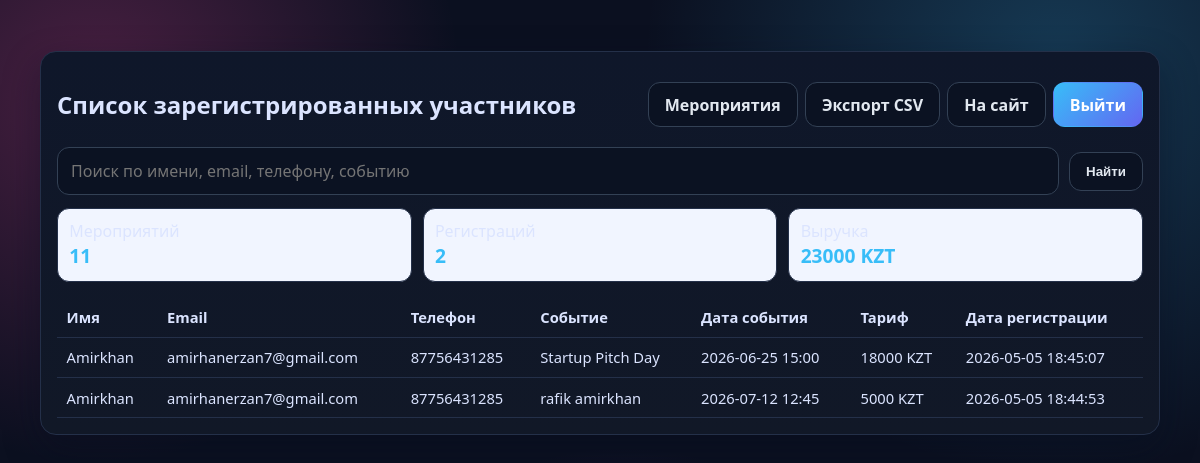
Screenshot of /admin/registrations (signed in) with the database file from the repository.
### tables this page shows
CREATE TABLE registrations (
            id INTEGER PRIMARY KEY AUTOINCREMENT,
            event_id INTEGER NOT NULL,
            name TEXT NOT NULL,
            phone TEXT NOT NULL,
            email TEXT NOT NULL,
            created_at TEXT NOT NULL,
            FOREIGN KEY (event_id) REFERENCES events (id)
        );

CREATE TABLE events (
            id INTEGER PRIMARY KEY AUTOINCREMENT,
            title TEXT NOT NULL,
            event_datetime TEXT NOT NULL,
            description TEXT NOT NULL
        , location TEXT NOT NULL DEFAULT 'Онлайн', price INTEGER NOT NULL DEFAULT 0, capacity INTEGER NOT NULL DEFAULT 50, theme TEXT NOT NULL DEFAULT 'theme-tech');

### app.py (the view)
@app.get("/admin/registrations")
@admin_required
def admin_registrations():
    search = request.args.get("q", "").strip()
    where_sql = ""
    params = []
    if search:
        where_sql = "WHERE r.name LIKE ? OR r.email LIKE ? OR r.phone LIKE ? OR e.title LIKE ?"
        like_search = f"%{search}%"
        params = [like_search, like_search, like_search, like_search]
    conn = get_db()
    rows = conn.execute(
        f"""
        SELECT
            r.name,
            r.phone,
            r.email,
            r.created_at,
            e.title AS event_title,
            e.event_datetime,
            e.price
        FROM registrations r
        JOIN events e ON e.id = r.event_id
        {where_sql}
        ORDER BY r.created_at DESC
        """,
        params,
    ).fetchall()
    total_events = conn.execute("SELECT COUNT(*) AS c FROM events").fetchone()["c"]
    total_regs = conn.execute("SELECT COUNT(*) AS c FROM registrations").fetchone()["c"]
    revenue = conn.execute(
        """
        SELECT COALESCE(SUM(e.price), 0) AS total
        FROM registrations r
        JOIN events e ON e.id = r.event_id
        """
    ).fetchone()["total"]
    conn.close()
    return render_template(
        "admin_registrations.html",
        registrations=rows,
        total_events=total_events,
        total_regs=total_regs,
        revenue=revenue,
        search=search,
    )

### app.py (called while the page is built, shortened)
def get_db():
    conn = sqlite3.connect(DB_PATH)
    conn.row_factory = sqlite3.Row
    return conn

def get_lang():
    lang = request.args.get("lang")
    if lang in SUPPORTED_LANGS:
        session["lang"] = lang
        return lang
    session_lang = session.get("lang", "ru")
    if session_lang in SUPPORTED_LANGS:
        return session_lang

@app.context_processor
def inject_i18n():
    lang = get_lang()
    return {"lang": lang, "t": tr, "supported_langs": SUPPORTED_LANGS}

def admin_required(handler):
    @wraps(handler)
    def wrapper(*args, **kwargs):
        if not session.get("is_admin"):
            return redirect(url_for("admin_login"))
        return handler(*args, **kwargs)
    return wrapper

### templates/admin_registrations.html (shortened to what this page needs)
<!doctype html>
<html lang="{{ lang }}">
  <head>
    <link rel="stylesheet" href="{{ url_for('static', filename='style.css') }}" />
  </head>
  <body>
    <main class="section container">
      <article class="card db-card">
        <div class="db-head">
          <h2>{% if lang == 'kk' %}Тіркелген қатысушылар тізімі{% elif lang == 'en' %}Registered Participants{% else %}Список зарегистрированных участников{% endif %}</h2>
          <div class="db-actions">
            <a class="btn btn-outline" href="{{ url_for('admin_events', lang=lang) }}">{% if lang == 'kk' %}Іс-шаралар{% elif lang == 'en' %}Events{% else %}Мероприятия{% endif %}</a>
            <a class="btn btn-outline" href="{{ url_for('admin_export_registrations', lang=lang) }}">{% if lang == 'kk' %}CSV жүктеу{% elif lang == 'en' %}Export CSV{% else %}Экспорт CSV{% endif %}</a>
            <a class="btn btn-outline" href="{{ url_for('index', lang=lang) }}">{% if lang == 'kk' %}Сайтқа{% elif lang == 'en' %}To site{% else %}На сайт{% endif %}</a>
            <a class="btn btn-primary" href="{{ url_for('admin_logout') }}">{% if lang == 'kk' %}Шығу{% elif lang == 'en' %}Logout{% else %}Выйти{% endif %}</a>
          </div>
        </div>
        <form class="admin-search" method="get" action="{{ url_for('admin_registrations', lang=lang) }}">
          <input type="text" name="q" placeholder="{% if lang == 'kk' %}Аты, email, телефон, іс-шара бойынша іздеу{% elif lang == 'en' %}Search by name, email, phone, event{% else %}Поиск по имени, email, телефону, событию{% endif %}" value="{{ search }}" />
          <button type="submit" class="btn btn-outline">{% if lang == 'kk' %}Іздеу{% elif lang == 'en' %}Search{% else %}Найти{% endif %}</button>
        </form>
        <div class="metric-row">
          <div class="metric"><span>{% if lang == 'kk' %}Іс-шаралар{% elif lang == 'en' %}Events{% else %}Мероприятий{% endif %}</span><strong>{{ total_events }}</strong></div>
          <div class="metric"><span>{% if lang == 'kk' %}Тіркелу{% elif lang == 'en' %}Registrations{% else %}Регистраций{% endif %}</span><strong>{{ total_regs }}</strong></div>
          <div class="metric"><span>{% if lang == 'kk' %}Түсім{% elif lang == 'en' %}Revenue{% else %}Выручка{% endif %}</span><strong>{{ revenue }} KZT</strong></div>
        </div>
        <div class="db-table-wrap">
          <table class="db-table">
            <thead>
              <tr>
                <th>{% if lang == 'kk' %}Аты{% elif lang == 'en' %}Name{% else %}Имя{% endif %}</th>
                <th>Email</th>
                <th>{% if lang == 'kk' %}Телефон{% elif lang == 'en' %}Phone{% else %}Телефон{% endif %}</th>
                <th>{% if lang == 'kk' %}Іс-шара{% elif lang == 'en' %}Event{% else %}Событие{% endif %}</th>
                <th>{% if lang == 'kk' %}Іс-шара күні{% elif lang == 'en' %}Event date{% else %}Дата события{% endif %}</th>
                <th>{% if lang == 'kk' %}Тариф{% elif lang == 'en' %}Plan{% else %}Тариф{% endif %}</th>
                <th>{% if lang == 'kk' %}Тіркелу күні{% elif lang == 'en' %}Registration date{% else %}Дата регистрации{% endif %}</th>
              </tr>
            </thead>
            <tbody>
              {% if registrations %}
                {% for row in registrations %}
                  <tr>
                    <td>{{ row.name }}</td>
                    <td>{{ row.email }}</td>
                    <td>{{ row.phone }}</td>
                    <td>{{ row.event_title }}</td>
                    <td>{{ row.event_datetime.replace('T', ' ') }}</td>
                    <td>{{ row.price }} KZT</td>
                    <td>{{ row.created_at.replace('T', ' ') }}</td>
                  </tr>
                {% endfor %}
              {% else %}
                <tr>
                  <td colspan="7">{% if lang == 'kk' %}Тіркелу әлі жоқ.{% elif lang == 'en' %}No registrations yet.{% else %}Пока нет регистраций.{% endif %}</td>
                </tr>
              {% endif %}
            </tbody>
          </table>
        </div>
      </article>
    </main>
  </body>
</html>

### static/style.css (style rules this page uses)
:root { --bg: #0b1020; --surface: #ffffff; --surface-soft: #f1f5ff; --text: #e2e8f0; --muted: #9aa8c4; --primary: #38bdf8; --primary-2: #6366f1; --accent: #a855f7; --ok: #16a34a; --danger: #dc2626; --border: #243049; --shadow: 0 14px 36px rgba(7, 14, 31, 0.45); }
*, *::before, *::after { box-sizing: border-box; }
html { scroll-behavior: smooth; }
body { margin: 0; font-family: "Segoe UI", Tahoma, Geneva, Verdana, sans-serif; background: var(--bg); color: #dbe4ff; background-image: radial-gradient(circle at 8% 12%, rgba(236, 72, 153, 0.28), transparent 28%), radial-gradient(circle at 88% 8%, rgba(56, 189, 248, 0.24), transparent 32%), radial-gradient(circle at 52% 92%, rgba(168, 85, 247, 0.28), transparent 30%); background-attachment: fixed; }
.container { width: min(1120px, calc(100% - 2rem)); margin: 0 auto; }
.section { padding: 3.2rem 0; }
.event-card, .price-card, .service-card, .card { background: linear-gradient(180deg, #0f172a, #111827); border: 1px solid var(--border); border-radius: 16px; box-shadow: var(--shadow); padding: 1rem; }
input, textarea { width: 100%; padding: 0.75rem 0.82rem; border: 1px solid #334155; border-radius: 12px; font: inherit; background: #0b1222; color: #e2e8f0; }
.btn { display: inline-flex; align-items: center; justify-content: center; text-decoration: none; border-radius: 12px; border: 1px solid transparent; padding: 0.68rem 1rem; font-weight: 700; cursor: pointer; transition: 0.2s ease; }
.btn-primary { background: linear-gradient(135deg, var(--primary), var(--primary-2)); color: #fff; }
.btn-outline { background: #0b1222; border-color: #334155; color: #e2e8f0; }
.db-head { display: flex; justify-content: space-between; align-items: center; gap: 1rem; flex-wrap: wrap; }
.db-actions { display: flex; gap: 0.45rem; }
.db-table-wrap { overflow: auto; margin-top: 1rem; }
.db-table { width: 100%; border-collapse: collapse; }
.db-table th, .db-table td { border-bottom: 1px solid var(--border); text-align: left; padding: 0.6rem; font-size: 0.92rem; }
.admin-search { display: flex; gap: 0.6rem; align-items: center; margin: 0.4rem 0 0.8rem; }
.admin-search input { flex: 1; }
.metric-row { display: grid; grid-template-columns: repeat(auto-fit, minmax(150px, 1fr)); gap: 0.7rem; margin: 0.8rem 0; }
.metric { border: 1px solid var(--border); border-radius: 12px; background: var(--surface-soft); padding: 0.7rem; }
.metric strong { display: block; font-size: 1.2rem; color: var(--primary); }

### rows the page displays
registrations: name "Amirkhan", email "amirhanerzan7@gmail.com", phone "87756431285", event_title "Startup Pitch Day", event_datetime.replace "2026-06-25 15:00", price "18000", created_at.replace "2026-05-05 18:45:07"
registrations: name "Amirkhan", email "amirhanerzan7@gmail.com", phone "87756431285", event_title "rafik amirkhan", event_datetime.replace "2026-07-12 12:45", price "5000", created_at.replace "2026-05-05 18:44:53"

### other values shown
{{ total_events }} "11"
{{ total_regs }} "2"
{{ revenue }} "23000"
